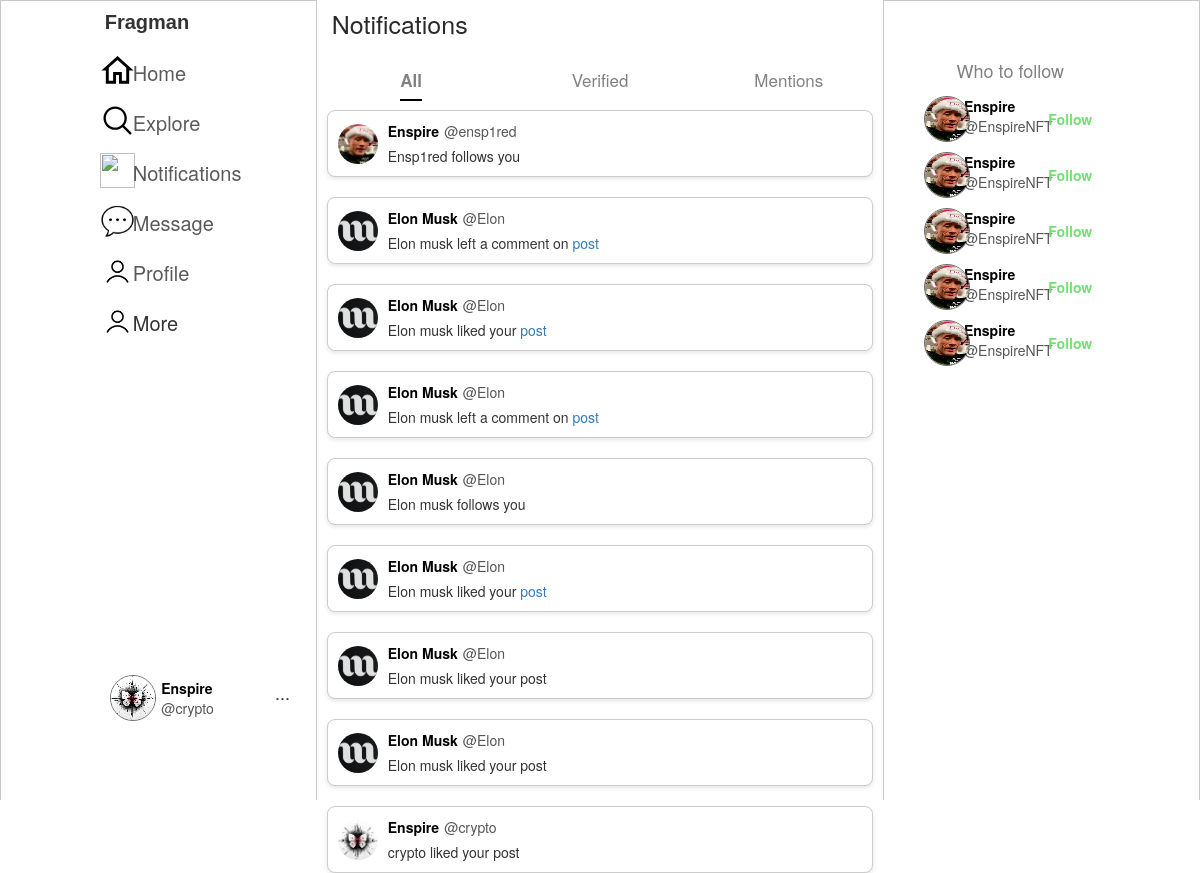
Screenshot of /notifications (signed in) with the database file from the repository.
### main/models.py (models this page shows, shortened)
class Profile(models.Model):
    first_name = models.CharField(max_length=100, blank=True)
    last_name = models.CharField(max_length=100, blank=True)
    nickname = models.CharField(max_length=100, blank=True)
    username = models.ForeignKey(User, on_delete=models.CASCADE)
    friends = models.ManyToManyField(User, blank=True, related_name="friends")
    avatar = models.ImageField(default="photo_2021-10-16_13-01-08.jpg", upload_to='avatars/')
    bio = models.TextField(max_length=2000, blank=True)
    location = models.CharField(max_length=200, blank=True)
    created = models.DateTimeField(auto_now_add=True)
    updated = models.DateTimeField(auto_now=True)

class Notification(models.Model):
    sender = models.ForeignKey(Profile, on_delete=models.CASCADE, related_name="notif_sender")
    receiver = models.ForeignKey(Profile, on_delete=models.CASCADE, related_name="notif_receiver")
    message = models.TextField(max_length=2000)
    created_at = models.DateTimeField(auto_now_add=True)
    is_read = models.BooleanField(default=False)

### main/views.py (the view)
# urls.py: path("notifications", views.notifications, name="notifications"),
@login_required(login_url='login')
def notifications(request):
    user = request.user
    my_profile = Profile.objects.filter(username=user).first()
    all_notifications = Notification.objects.filter(receiver=my_profile).all()
    for notification in all_notifications:
        notification.is_read = True
        notification.save()
    return render(request, "notifications.html", {
        "user": user,
        "my_profile": my_profile,
        "notifications": all_notifications,
    })

### templates/notifications.html (shortened to what this page needs)
{% extends 'base.html' %}
{% load static %}
{% block content %}
    <div class="Page">
        <div class="wrap-container">
            <div class="navigate-bars wrap-1">
                <div class="empty">
                </div>
                <div class="main-left-container">
                    <div class="logo">
                        <h4>Fragman</h4>
                    </div>
                    <nav class="nav-bar">
                        <div class="home-nav">
                            <div class="svg">
                            </div>
                            <div class="a">
                                <a href="{% url 'index' %}" class="home-href">Home</a>
                            </div>
                        </div>
                        <div class="home-nav">
                            <div class="svg">
                            </div>
                            <div class="explore">
                                <a href="{% url 'explore' %}" class="explore-href">Explore</a>
                            </div>
                        </div>
                        <div class="home-nav">
                            <div class="svg">
                                <img style="width: 35px; height: 35px"
                                     src="{% static 'images/icons8-notifications-78.png' %}" alt="">
                            </div>
                            <div class="notifications">
                                <a href="{% url 'notifications' %}" class="notifications-href">Notifications</a>
                            </div>
                        </div>
                        <div class="home-nav">
                            <div class="svg">
                                <img style="width: 35px; height: 35px"
                                     src="{% static 'images/icons8-chat-bubble-50.png' %}" alt="">
                            </div>
                            <div class="Message">
                                <a href="{% url 'show_msg' %}" class="Message-href">Message</a>
                            </div>
                        </div>
                        <div class="home-nav">
                            <div class="svg">
                                <img style="width: 35px; height: 35px"
                                     src="{% static 'images/icons8-customer-64.png' %}" alt="">
                            </div>
                            <div class="Profile">
                                <a href="profile/{{ user.username }}" class="profile-href">Profile</a>
                            </div>
                        </div>
                        <div class="home-nav">
                            <div class="svg">
                                <img style="width: 35px; height: 35px"
                                     src="{% static 'images/icons8-customer-64.png' %}" alt="">
                            </div>
                            <div class="More">
                                <a class="more-href">More</a>
                            </div>
                        </div>
                    </nav>
                    <div class="more-settings">
                        <div class="logout-profile-settings">
                            <div class="lgm">
                                <div>
                                    <img class="logo-image lgm" src="{{ my_profile.avatar.url }}" alt="">
                                </div>
                            </div>
                            <div class="user-nick">
                                <div class="set-nick-user">
                                    <span class="nickname ">{{ my_profile.nickname }}</span>
                                    <span class="username">@{{ my_profile.username }}</span>
                                </div>
                            </div>
                            <div class="dots">
                                <h4>...</h4>
                            </div>
                        </div>
                    </div>
                </div>
            </div>
            <div class="content-sector wrap-2">
                <div class="nav-notification">
                    <div class="name-of-page">
                        <h4>Notifications</h4>
                    </div>
                    <div class="not-nav">
                        <div class="not-options">
                            <span class="active">All</span>
                        </div>
                        <div class="not-options">
                            <span>Verified</span>
                        </div>
                        <div class="not-options">
                            <span>Mentions</span>
                        </div>
                    </div>
                </div>
                {% for notification in notifications reversed %}
                <div class="notification-container">
                    <div class="notification-content">
                        <div class="logo-notify">
                            <img src="{{ notification.sender.avatar.url }}" alt="">
                        </div>
                        <div class="sector-not">
                            <div class="nav-not-us">
                                <span class="nickname ">{{ notification.sender.nickname }}</span>
                                <span class="username">@{{ notification.sender.username }}</span>
                            </div>
                            <div class="notify-msg">
                                {{ notification.message|safe }}
                            </div>
                        </div>
                    </div>
                </div>
                {% endfor %}
            </div>
            <div class="left-side wrap3">
                <div class="suggested-users">
                    <div class="description-field">
                        <h4 class="des-text">Who to follow</h4>
                    </div>
                    <div class="suggested-accs">
                        <div class="user-1">
                            <div class="img-sug-user">
                                <img class="logo-image" src="{% static 'images/avatar.jpg' %}" alt="">
                            </div>
                            <div class="nav-users">
                                <span class="nickname">Enspire</span>
                                <span class="username">@EnspireNFT</span>
                            </div>
                            <div class="follow-btn">
                                <button class="btn-follow-sug">Follow</button>
                            </div>
                        </div>
                        <div class="user-1">
                            <div class="img-sug-user">
                                <img class="logo-image" src="{% static 'images/avatar.jpg' %}" alt="">
                            </div>
                            <div class="nav-users">
                                <span class="nickname">Enspire</span>
                                <span class="username">@EnspireNFT</span>
                            </div>
                            <div class="follow-btn">
                                <button class="btn-follow-sug">Follow</button>
                            </div>
                        </div>
                        <div class="user-1">
                            <div class="img-sug-user">
                                <img class="logo-image" src="{% static 'images/avatar.jpg' %}" alt="">
                            </div>
                            <div class="nav-users">
                                <span class="nickname">Enspire</span>
                                <span class="username">@EnspireNFT</span>
                            </div>
                            <div class="follow-btn">
                                <button class="btn-follow-sug">Follow</button>
                            </div>
                        </div>
                        <div class="user-1">
                            <div class="img-sug-user">
                                <img class="logo-image" src="{% static 'images/avatar.jpg' %}" alt="">
                            </div>
                            <div class="nav-users">
                                <span class="nickname">Enspire</span>
                                <span class="username">@EnspireNFT</span>
                            </div>
                            <div class="follow-btn">
                                <button class="btn-follow-sug">Follow</button>
                            </div>
                        </div>
                        <div class="user-1">
                            <div class="img-sug-user">
                                <img class="logo-image" src="{% static 'images/avatar.jpg' %}" alt="">
                            </div>
                            <div class="nav-users">
                                <span class="nickname">Enspire</span>
                                <span class="username">@EnspireNFT</span>
                            </div>
                            <div class="follow-btn">
                                <button class="btn-follow-sug">Follow</button>
                            </div>
                        </div>
                    </div>
                </div>
                <div class="empty">
                </div>
            </div>
        </div>
    </div>
{% endblock %}

### templates/base.html (shortened to what this page needs)
{% load static %}
<!doctype html>
<html lang="en">
<head>
    <link rel="stylesheet" href="{% static 'css/style.css' %}">
    <link rel="stylesheet" href="https://cdn.jsdelivr.net/npm/bootstrap@4.0.0/dist/css/bootstrap.min.css"
>
    <link rel="stylesheet" href="https://maxcdn.bootstrapcdn.com/bootstrap/3.3.7/css/bootstrap.min.css">
</head>
<body>
{% block content %}
{% endblock %}
</body>
</html>

### static_root/css/style.css (style rules this page uses)
body { margin: 0; font-size: 14px; font-family: Arial sans-serif; background: #e9e9e9; }
* { box-sizing: border-box; }
.wrap-container { display: flex; }
.navigate-bars { flex: 1; background: #ffffff; border: 1px solid #c8c8c8; height: 100vh; }
.content-sector { flex: 1.8 }
.left-side { flex: 1; background: #ffffff; border: 1px solid #c8c8c8; }
.active { font-weight: bold; position: relative; }
.active::before { content: ""; position: absolute; left: 0; bottom: -9px; width: 100%; height: 2px; background: black; }
.logo-image { width: 46px; height: 46px; border-radius: 50%; border: 1px solid #6a6a6a; image-rendering: pixelated; object-fit: cover; position: relative; }
.more-settings { display: flex; align-items: center; justify-content: center; }
.nickname { color: black; font-weight: bold; margin-right: 5px; }
.username { color: #828282; }
.navigate-bars { display: flex; width: 100%; }
.empty { width: 25%; }
.main-left-container { width: 70%; }
.logo { margin-bottom: 20px; }
.logo h4 { font-size: 20px; font-weight: bolder; font-family: "Sitka Heading", sans-serif; margin-left: 25px; }
.home-nav { width: 100%; height: 40px; display: flex; align-items: center; margin: 10px; transition: .3s; }
.svg { height: 100%; width: 15%; justify-content: center; align-items: center; margin-left: 10px; }
.svg svg { width: 35px; height: 35px; }
.a, .explore, .notifications, .Message, .Profile, .More { display: flex; height: 100%; width: 90%; justify-content: flex-start; align-items: center; }
.home-href, .explore-href, .notifications-href, .Message-href, .profile-href, .more-href { color: #5a5a5a; font-size: 20px; }
.logout-profile-settings { width: 100%; height: 50px; }
.more-settings { position: relative; top: 320px; }
.user-nick { width: 60%; }
.logout-profile-settings { display: flex; width: 100%; justify-content: space-between; align-items: center; margin-left: 20px; height: 50px; transition: .3s; padding: 10px; }
.set-nick-user { display: flex; flex-direction: column; }
.dots { position: relative; bottom: 5px; }
.left-side { display: flex; }
.suggested-users { position: relative; top: 50px; width: 80%; margin-left: 10px; }
.user-1 { display: flex; justify-content: space-between; width: 90%; padding: 5px; }
.description-field { display: flex; justify-content: space-around; }
.des-text { color: #828282; }
.nav-users { display: flex; flex-direction: column; width: 30%; }
.img-sug-user { width: 46px; height: 46px; position: relative; left: 25px; }
.follow-btn { display: flex; align-items: center; }
.btn-follow-sug { background: transparent; border: 0; color: #73df73; font-weight: bolder; transition: .3s; }
.navigate-bars, .left-side { border-bottom: none; }
.nav-notification { width: 100%; display: flex; flex-direction: column; }
.not-nav { width: 100%; display: flex; justify-content: space-between; margin-top: 10px; }
.name-of-page { margin-left: 15px; height: 50px; }
.name-of-page h4 { font-size: 25px; color: #2a2a2a; }
.not-options { width: 35%; height: 40px; display: flex; justify-content: center; align-items: center; transition: .3s; }
.not-options span { font-size: 17px; color: #828282; }
body { margin: 0; padding: 0; font-family: Arial, sans-serif; }
.content-sector { display: flex; flex-direction: column; height: 100vh; }
.notify-post { text-decoration: none; }

### templates/notifications.html (style rules this page uses)
.notification-container { border: 1px solid #ccc; border-radius: 8px; margin: 10px; padding: 10px; display: flex; align-items: center; background-color: #fff; box-shadow: 0 2px 4px rgba(0, 0, 0, 0.1); }
.notification-content { display: flex; align-items: center; }
.logo-notify img { width: 40px; height: 40px; border-radius: 50%; margin-right: 10px; }
.sector-not { display: flex; flex-direction: column; }
.nav-not-us { display: flex; align-items: baseline; }
.nickname { font-weight: bold; margin-right: 5px; }
.username { color: #555; }
.notify-msg { margin-top: 5px; }

### rows the page displays
Profile: avatar (picture), nickname "Enspire", username "crypto"
Notification: sender.avatar (placeholder picture), sender.nickname "Enspire", sender.username "ensp1red", message "Ensp1red follows you"
Notification: sender.avatar (picture), sender.nickname "Elon Musk", sender.username "Elon", message "Elon musk left a comment on post"
Notification: sender.avatar (picture), sender.nickname "Elon Musk", sender.username "Elon", message "Elon musk liked your post"
Notification: sender.avatar (picture), sender.nickname "Elon Musk", sender.username "Elon", message "Elon musk left a comment on post"
Notification: sender.avatar (picture), sender.nickname "Elon Musk", sender.username "Elon", message "Elon musk follows you"
Notification: sender.avatar (picture), sender.nickname "Elon Musk", sender.username "Elon", message "Elon musk liked your post"
Notification: sender.avatar (picture), sender.nickname "Elon Musk", sender.username "Elon", message "Elon musk liked your post"
Notification: sender.avatar (picture), sender.nickname "Elon Musk", sender.username "Elon", message "Elon musk liked your post"
Notification: sender.avatar (picture), sender.nickname "Enspire", sender.username "crypto", message "crypto liked your post"
